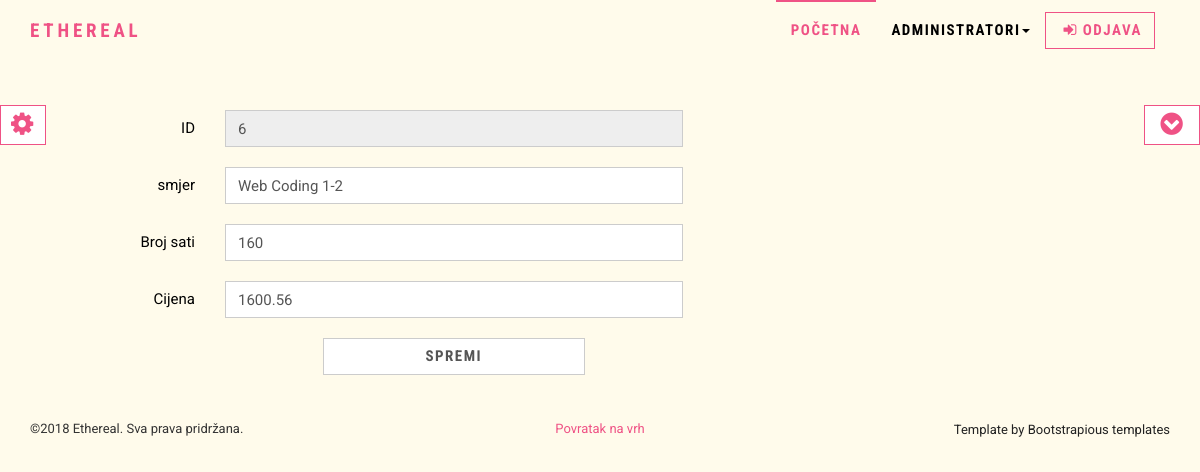
/php/course.php?id=6 (signed in), run on the app's committed database.
### tables this page shows
CREATE TABLE `tecaj` (
  `id` int(11) NOT NULL,
  `smjer` varchar(100) NOT NULL,
  `broj_sati` int(11) NOT NULL,
  `cijena` float(10,2) NOT NULL
);

### php/course.php (the view, shortened to what this page needs)
<?php
$con = spajanje();
if($_SESSION['role'] !== "1"){
	die('<div class="alert" style="background:yellow;">
    <a href="index.php" class="close" data-dismiss="alert" aria-label="close">
    &times;
    </a>
    <strong>Nemate ovlasti za pristup ovoj stranici!</strong>
    </div>');
}
else{
$id=$_GET['id'];
$sql = "SELECT *
		FROM tecaj
		WHERE id = $id;";
$result = mysqli_query($con, $sql);
if (mysqli_num_rows($result)==1){
	$course = mysqli_fetch_assoc($result);
}
}
require_once "includes/header.php";
?>
<form class="form-horizontal" action ="" method = "post">
	<div class="form-group">
		<label for="id_tecaj" class="col-sm-2 control-label">ID</label>
		<div class="col-sm-5">
		  <input type="text" class="form-control" placeholder="id_tecaj" value="<?php if(isset($course['id'])) echo  $course['id'];?>" disabled="disabled">
		</div>
	</div>
	<div class="form-group">
		<label for ="smjer" class="col-sm-2 control-label">smjer</label>
		<div class="col-sm-5">
			<input type="text" id="smjer" name="smjer" class ="form-control" value="<?=$course['smjer'];?>"/>
		</div>
	</div>
	<div class="form-group">
		<label for ="broj_sati" class="col-sm-2 control-label">Broj sati</label>
		<div class="col-sm-5">
			<input type="text" id="broj_sati" name="broj_sati" class ="form-control" value="<?=$course['broj_sati'];?>"/>
		</div>
	</div>
	<div class="form-group">
		<label for ="cijena" class="col-sm-2 control-label">Cijena</label>
		<div class="col-sm-5">
			<input type="text" id="cijena" name="cijena" class ="form-control" value="<?=$course['cijena'];?>"/>
		</div>
	</div>
	<div class="form-group">
		<div class="col-sm-offset-3 col-sm-3">
			<input type ="submit" id="spremi" name = "spremi" class ="submit form-control btn btn-primary" value="Spremi" />
		</div>
	</div>
</form>
<?php
require "includes/footer.php";
?>

### css/style.default.css (style rules this page uses)
html { height: 100%; }
body { height: 100%; }
body { font-family: "Roboto", Helvetica, Arial, sans-serif; font-size: 15px; line-height: 1.55; color: #000; background-color: #fff; }
.btn { font-weight: 700; font-family: "Roboto Condensed", Helvetica, Arial, sans-serif; text-transform: uppercase; letter-spacing: 0.1em; padding: 6px 12px; font-size: 15px; line-height: 1.55; border-radius: 0px; }
.btn-primary { color: #ef5285; background-color: #fff; border-color: #ef5285; }
label { font-weight: normal; }
.form-control { display: block; width: 100%; height: 37px; padding: 6px 12px; font-size: 15px; line-height: 1.55; color: #555555; background-color: #fff; background-image: none; border: 1px solid #ccc; border-radius: 0; -webkit-box-shadow: none; box-shadow: none; }
.form-group { margin-bottom: 20px; }

### css/custom.css (style rules this page uses)
body, .navbar, .question, table.dataTable tbody tr { background:#fffbeb; }
#site { display : none; }
.submit { -webkit-transition: all 0.2s ease-out; -moz-transition: all 0.2s ease-out; transition: all 0.2s ease-out; }

### data on the page
tecaj: id "6", smjer "Web Coding 1-2", broj_sati "160", cijena "1600.56"
